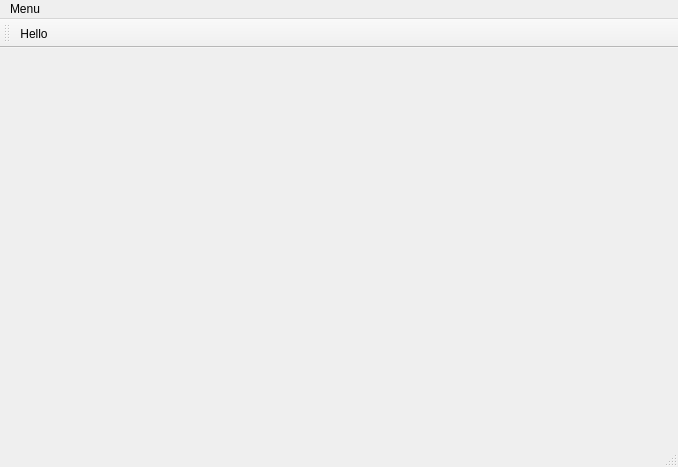
<?xml version="1.0" encoding="UTF-8"?>
<ui version="4.0">
 <class>MainWindow</class>
 <widget class="QMainWindow" name="MainWindow">
  <property name="geometry">
   <rect>
    <x>0</x>
    <y>0</y>
    <width>678</width>
    <height>467</height>
   </rect>
  </property>
  <property name="windowTitle">
   <string>MainWindow</string>
  </property>
  <widget class="QWidget" name="centralWidget"/>
  <widget class="QMenuBar" name="menuBar">
   <property name="geometry">
    <rect>
     <x>0</x>
     <y>0</y>
     <width>678</width>
     <height>22</height>
    </rect>
   </property>
   <widget class="QMenu" name="menuMenu">
    <property name="title">
     <string>Menu</string>
    </property>
    <addaction name="actionHello"/>
   </widget>
   <addaction name="menuMenu"/>
  </widget>
  <widget class="QToolBar" name="mainToolBar">
   <attribute name="toolBarArea">
    <enum>TopToolBarArea</enum>
   </attribute>
   <attribute name="toolBarBreak">
    <bool>true</bool>
   </attribute>
   <addaction name="actionHello"/>
  </widget>
  <widget class="QStatusBar" name="statusBar"/>
  <action name="actionHello">
   <property name="text">
    <string>Hello</string>
   </property>
  </action>
 </widget>
 <layoutdefault spacing="6" margin="11"/>
 <resources/>
 <connections/>
</ui>
